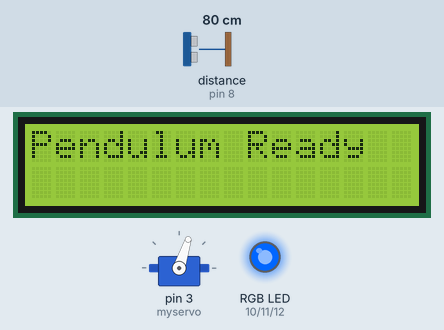
Recording of a sketch running on a simulated Arduino Uno, built with avr-gcc and run on an emulated ATmega328P. Parts: servo, 16×2 character LCD, an RGB LED mixed from three pins (HIGH = lit). Wiring (inferred from the names in the program): ultrasonic range finder: trigger pin 6; echo pin 8. The test bench sets the inputs (shaded band); at power-on: distance to the obstacle (sensor on pin 8) 80 cm. The echo pulse lasts 58.3 µs per cm; pins used as bus, display or sensor lines are not drawn; what the sketch prints to the serial monitor is not drawn.

Above: at 1.28 s.
1.3 s: distance to the obstacle (sensor on pin 8) set to 23 cm
2.8 s: distance to the obstacle (sensor on pin 8) set to 19 cm
At 3.2 s:
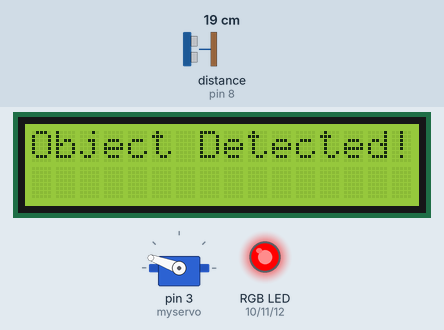
4.3 s: distance to the obstacle (sensor on pin 8) set to 60 cm
At 4.85 s:
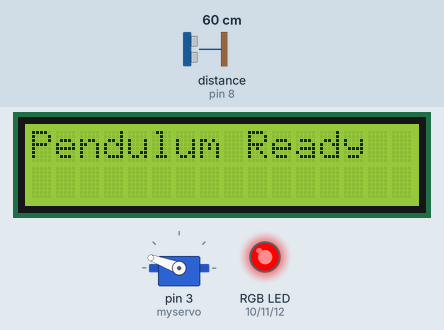
6.4 s: distance to the obstacle (sensor on pin 8) set to 2 cm
At 7.1 s:
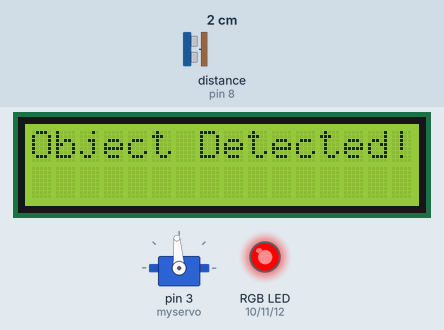
7.9 s: distance to the obstacle (sensor on pin 8) set to 120 cm
At 8.46 s:
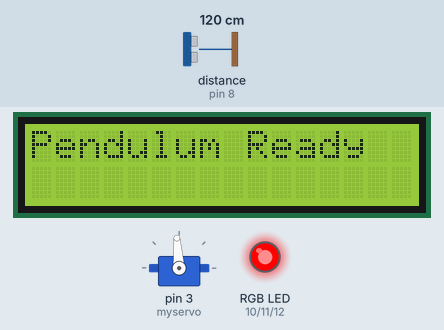
9.9 s: distance to the obstacle (sensor on pin 8) set to 4 cm
At 10.4 s:
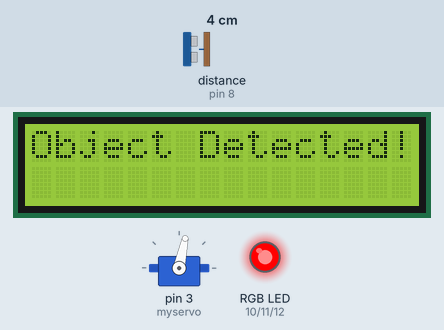
Timing chart, 0 to 12.4 s (numbered marks = the images above; inputs shaded):
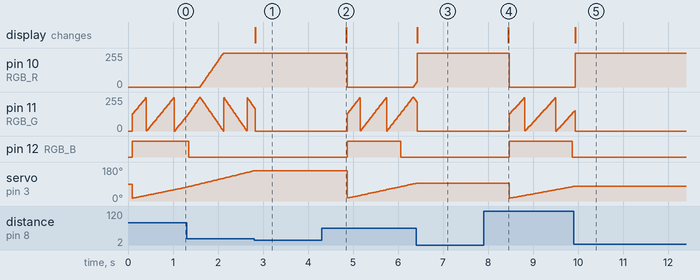

The sketch:

radar_ultrasonic.ino
```cpp
#include <Wire.h>
#include <LiquidCrystal_I2C.h>
#include <Servo.h>

// Initialize I2C LCD (Default address: 0x27, adjust if necessary)
LiquidCrystal_I2C lcd(0x27, 16, 2);

#define trigPin 6
#define echoPin 8

#define RGB_R 10
#define RGB_G 11
#define RGB_B 12

long duration;
int distance;

Servo myservo;

int calculateDistance() {
  digitalWrite(trigPin, LOW);
  delayMicroseconds(2);
  digitalWrite(trigPin, HIGH);
  delayMicroseconds(10);
  digitalWrite(trigPin, LOW);
  duration = pulseIn(echoPin, HIGH);
  distance = duration * 0.034 / 2; // Adjusted factor to match 20 cm distance
  return distance;
}

void setup() {
  pinMode(trigPin, OUTPUT);
  pinMode(echoPin, INPUT);
  myservo.attach(3);
  Serial.begin(9600);

  pinMode(RGB_R, OUTPUT);
  pinMode(RGB_G, OUTPUT);
  pinMode(RGB_B, OUTPUT);

  // I2C LCD Initialization
  lcd.begin();
  lcd.backlight();
  lcd.setCursor(0, 0);
  lcd.print("Pendulum Ready");
}

void loop() {
  for (int i = 15; i <= 165; i++) {
    if (checkAndHandleObject(i)) return; // Halt if an object is detected
    myservo.write(i);
    delay(15);
    updateRGBFromAngle(i);
  }
  for (int i = 165; i >= 15; i--) {
    if (checkAndHandleObject(i)) return; // Halt if an object is detected
    myservo.write(i);
    delay(15);
    updateRGBFromAngle(i);
  }
}

void updateRGBFromAngle(int angle) {
  int red, green, blue;

  if (angle <= 90) {
    // From 60° (blue) to 90° (green)
    blue = map(angle, 60, 90, 255, 0);
    green = map(angle, 60, 90, 0, 255);
    red = 0;
  } else {
    // From 90° (green) to 120° (red)
    green = map(angle, 90, 120, 255, 0);
    red = map(angle, 90, 120, 0, 255);
    blue = 0;
  }

  analogWrite(RGB_R, red);
  analogWrite(RGB_G, green);
  analogWrite(RGB_B, blue);
}

bool checkAndHandleObject(int angle) {
  int currentDistance = calculateDistance();
  Serial.print(angle);
  Serial.print(",");
  Serial.print(currentDistance);
  Serial.print(".");

  if (currentDistance < 20) { // Threshold distance in cm
    handleObjectDetected();
    while (calculateDistance() < 20) {
      // Stay halted while the object is detected
      delay(1000);
    }
    lcd.clear();
    lcd.setCursor(0, 0);
    lcd.print("Pendulum Ready");
    return true; // Exit the loop and stop further motion
  }
  return false;
}

void handleObjectDetected() {
  // Action when object is detected
  lcd.clear();
  lcd.setCursor(0, 0);
  lcd.print("Object Detected!");

  // Set RGB LED to red
  analogWrite(RGB_R, 255);
  analogWrite(RGB_G, 0);
  analogWrite(RGB_B, 0);
}
```

Measured:
- the behaviour switches between 21 and 20 cm on distance to the obstacle (sensor on pin 8) (found by bisection; images 0 and 1)
- after the input at 2.8 s, pin 10 (RGB_R): stays 255/255 (without the input it goes to 246/255 after 0.91 s); servo on pin 3 (myservo): goes on until 2.8 s, then stays 160°; the display: changes at once (image 1)
- after the input at 6.4 s, servo on pin 3 (myservo): stays 94° (without the input it goes to 95° after 0.03 s); the display: changes at once (image 3)
- after the input at 7.9 s, pin 10 (RGB_R): 255/255 → 0/255 after 0.57 s; pin 11 (RGB_G): ramps from 0/255 to 249/255 and jumps back, once every 0.69 s; pin 12 (RGB_B): LOW → HIGH after 0.57 s, → LOW 1.4 s later; the display: changes after 0.55 s (image 4)
- after the input at 9.9 s, servo on pin 3 (myservo): goes on until 9.9 s, then stays 78°; the display: changes at once (image 5)
